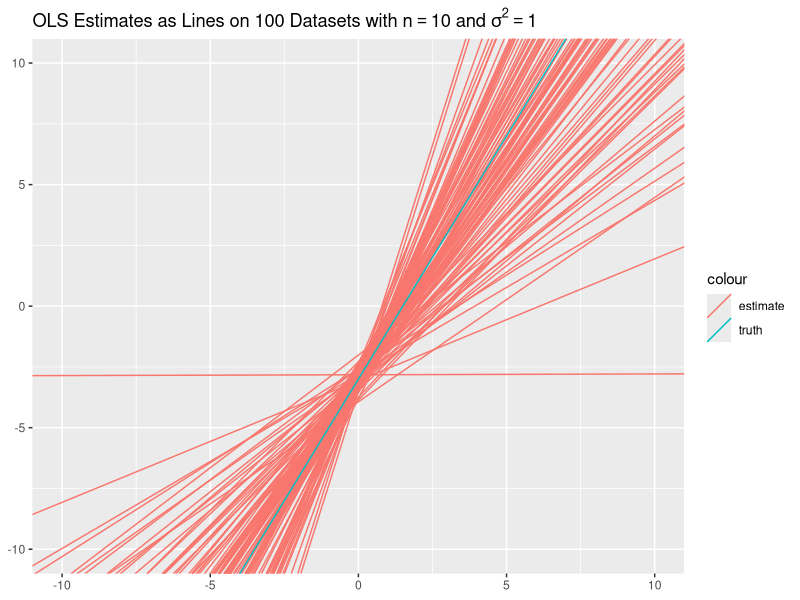
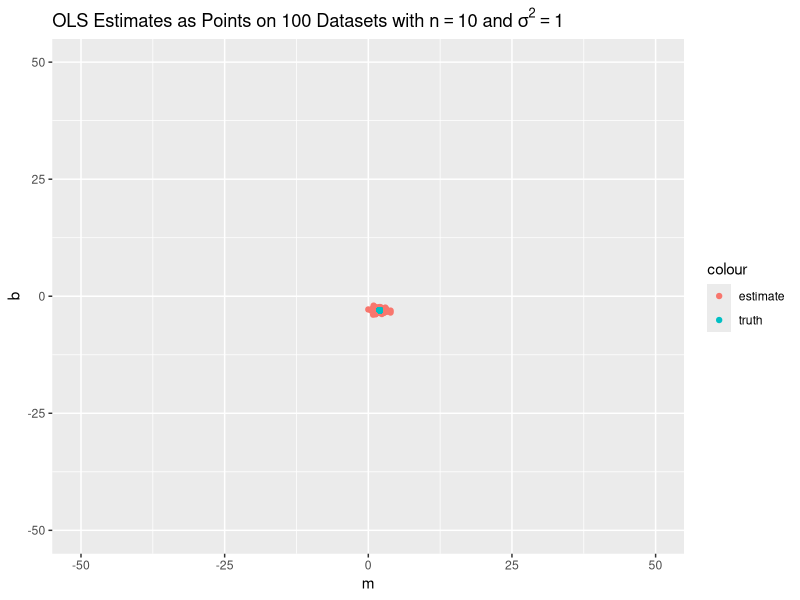
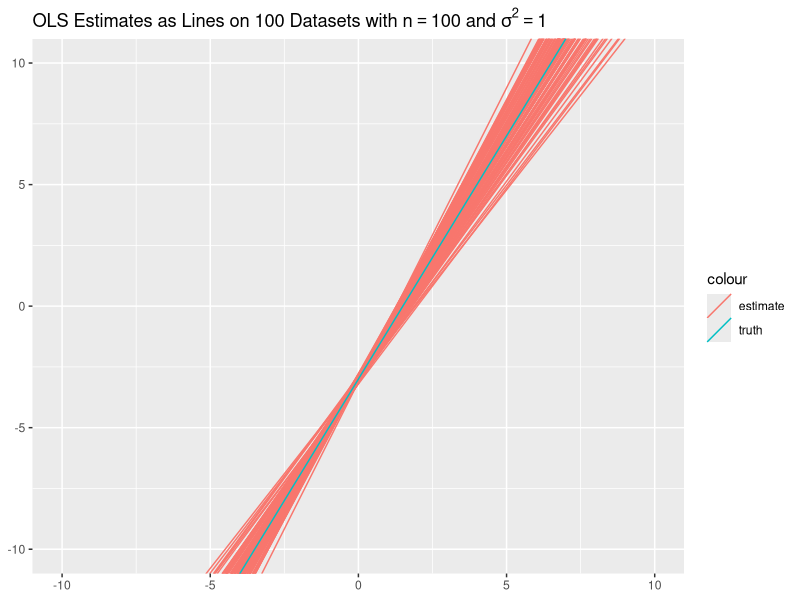
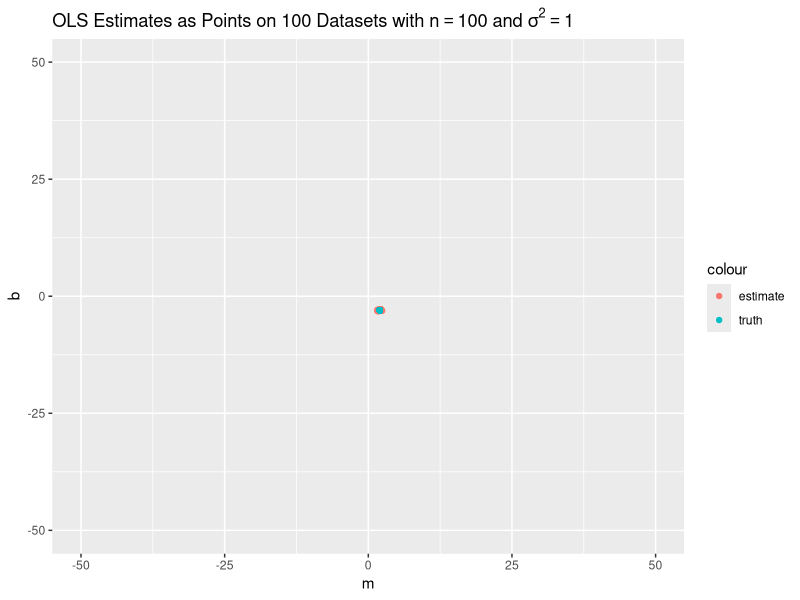
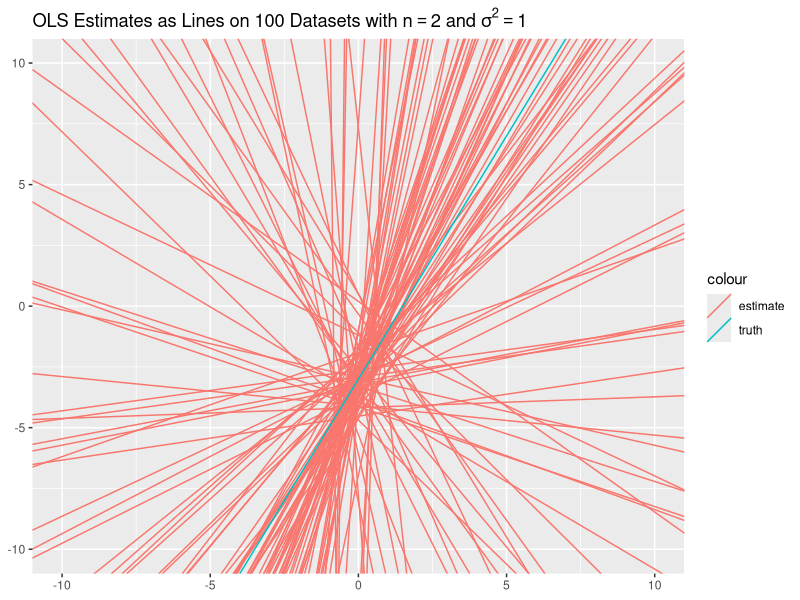
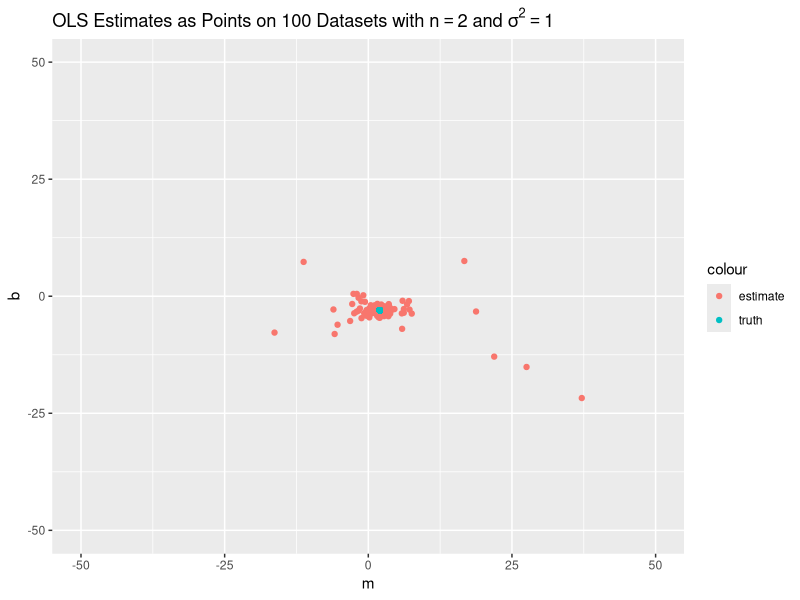
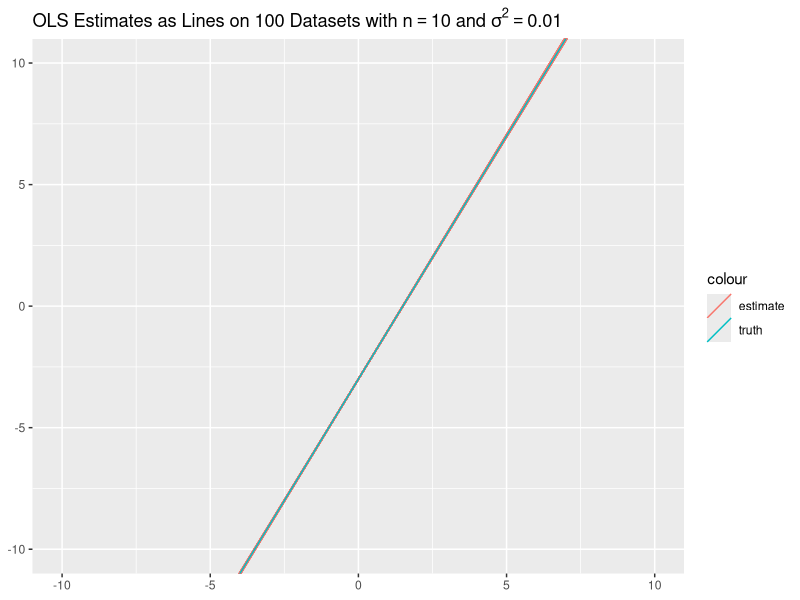
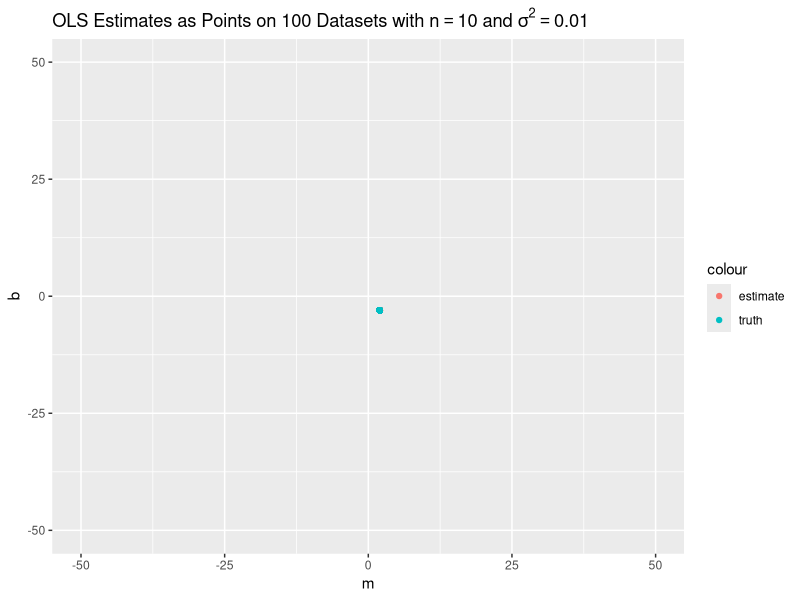

The R script that drew these images, in order:
## ---- chunk 1
knitr::opts_knit$set(root.dir = "/Users/turx/Projects/machine-teaching-23sp/hw02-estimate-truth")
knitr::opts_chunk$set(warning = FALSE, message = FALSE)
library(readxl)
library(tidyverse)
library(lubridate)
library(ggplot2)
## ---- chunk 2
gen_dataset <- function(n, a, b, sigma_sq) {
    x <- runif(n, -1, 1)
    eps <- rnorm(n, mean = 0, sd = sigma_sq)
    y <- a * x + b + eps
    return(tibble(x = x, y = y))
}
gen_datasets <- function(n_datasets, len_dataset, a, b, sigma_sq) {
    dfs <- list(1:n_datasets)
    for (i in 1:n_datasets) {
        dfs[[i]] <- gen_dataset(len_dataset, a, b, sigma_sq)
    }
    return(dfs)
}

ds <- gen_datasets(n_datasets = 100, len_dataset = 10, a = 2, b = -3, sigma_sq = 1)
write.csv(ds, "datasets-n10-s1.csv")
ds[[1]]
## ---- chunk 3
ols_regression <- function(x, y) {
    x <- as.matrix(x)
    y <- as.matrix(y)
    m <- (mean(x * y) - mean(x) * mean(y)) / (mean(x^2) - mean(x)^2)
    b <- mean(y) - m * mean(x)
    return(list(m = m, b = b))
}
## ---- chunk 4
gen_ols_results <- function(ds) {
    ols_results <- list(1:100)
    for (i in 1:100) {
        ols_results[[i]] <- ols_regression(ds[[i]]$x, ds[[i]]$y)
    }
    ols_results_df <- tibble(
        m = map_dbl(ols_results, "m"),
        b = map_dbl(ols_results, "b")
    )
    return(ols_results_df)
}

ols_results_df <- gen_ols_results(ds)
ols_results_df
## ---- chunk 5
gen_plot_estimates <- function(ols_results_df, n_datasets, len_dataset, sigma_sq) {
    line_plot <- ggplot(ols_results_df) +
        geom_abline(aes(slope = m, intercept = b, color = "estimate")) +
        geom_abline(aes(slope = 2, intercept = -3, color = "truth")) +
        xlim(-10, 10) +
        ylim(-10, 10) +
        ggtitle(bquote("OLS Estimates as Lines on" ~ .(n_datasets) ~ "Datasets with" ~ n == .(len_dataset) ~ "and" ~ sigma^2 == .(sigma_sq)))

    pt_plot <- ggplot(ols_results_df) +
        geom_point(aes(x = m, y = b, color = "estimate")) +
        geom_point(aes(x = 2, y = -3, color = "truth")) +
        xlim(-50, 50) +
        ylim(-50, 50) +
        ggtitle(bquote("OLS Estimates as Points on" ~ .(n_datasets) ~ "Datasets with" ~ n == .(len_dataset) ~ "and" ~ sigma^2 == .(sigma_sq)))

    return(list(line_plot = line_plot, pt_plot = pt_plot))
}

plots <- gen_plot_estimates(ols_results_df, n_datasets = 100, len_dataset = 10, sigma_sq = 1)
plots$line_plot
ggsave("Q3-1.svg")
plots$pt_plot
ggsave("Q3-2.svg")
## ---- chunk 6
ds <- gen_datasets(n_datasets = 100, len_dataset = 100, a = 2, b = -3, sigma_sq = 1)
write.csv(ds, "datasets-n100-s1.csv")
ols_results_df <- gen_ols_results(ds)
plots <- gen_plot_estimates(ols_results_df, n_datasets = 100, len_dataset = 100, sigma_sq = 1)
plots$line_plot
ggsave("Q4-1.svg")
plots$pt_plot
ggsave("Q4-2.svg")
## ---- chunk 7
ds <- gen_datasets(n_datasets = 100, len_dataset = 2, a = 2, b = -3, sigma_sq = 1)
write.csv(ds, "datasets-n2-s1.csv")
ols_results_df <- gen_ols_results(ds)
plots <- gen_plot_estimates(ols_results_df, n_datasets = 100, len_dataset = 2, sigma_sq = 1)
plots$line_plot
ggsave("Q4-3.svg")
plots$pt_plot
ggsave("Q4-4.svg")
## ---- chunk 8
ds <- gen_datasets(n_datasets = 100, len_dataset = 10, a = 2, b = -3, sigma_sq = 0.01)
write.csv(ds, "datasets-n10-s0.01.csv")
ols_results_df <- gen_ols_results(ds)
plots <- gen_plot_estimates(ols_results_df, n_datasets = 100, len_dataset = 10, sigma_sq = 0.01)
plots$line_plot
ggsave("Q5-1.svg")
plots$pt_plot
ggsave("Q5-2.svg")
## ---- chunk 9
ds <- gen_datasets(n_datasets = 100, len_dataset = 10, a = 2, b = -3, sigma_sq = 100)
write.csv(ds, "datasets-n10-s100.csv")
ols_results_df <- gen_ols_results(ds)
plots <- gen_plot_estimates(ols_results_df, n_datasets = 100, len_dataset = 10, sigma_sq = 100)
plots$line_plot
ggsave("Q5-3.svg")
plots$pt_plot
ggsave("Q5-4.svg")
